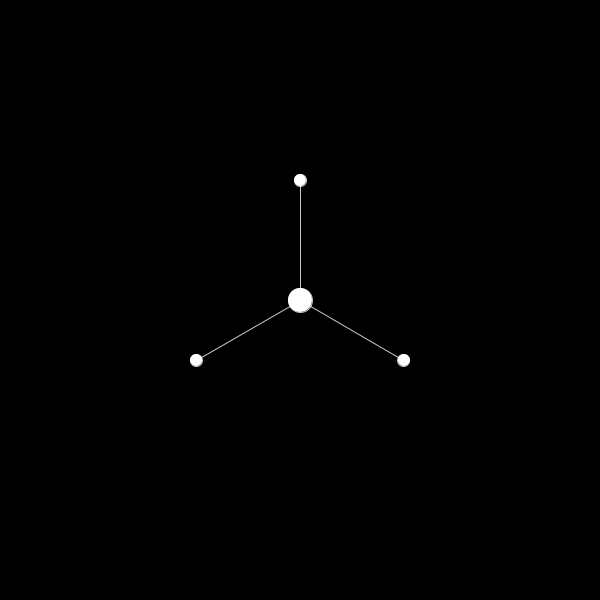
Frame 1 (no input)
Frame 60 (the mouse pressed at the canvas centre just before this capture): identical to frame 1, image omitted
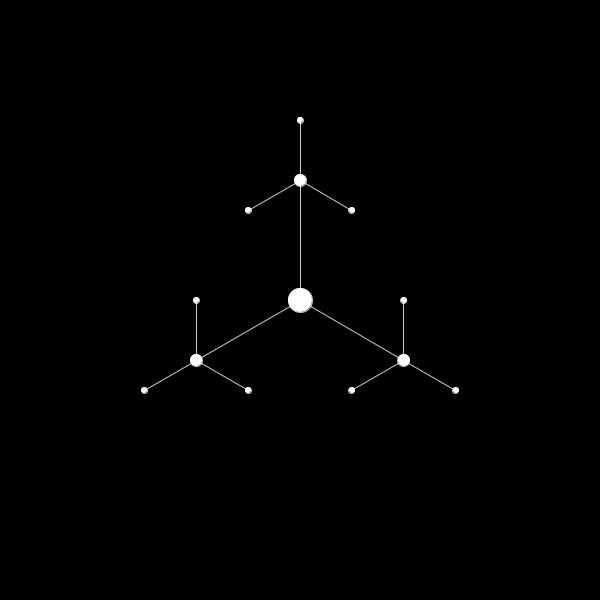
Frame 120 (the mouse held since frame 60 and released just before this capture)

The Processing sketch that drew these frames (run headless with seeded random() and noise(); from frame 60 on, the mouse is pressed at the canvas centre):

// Processing sketch: sierpinski_skeleton
// ── sierpinski_skeleton.pde
int lato1;

void setup() {
  size(600, 600);
  lato1 = 2 * width / 5;
  strokeWeight(1);
  stroke(255, 255, 255, 200);
}

boolean to_draw = true;
int actualmax = 6;
int maxlevel = 0;
float x1 = 0;
float y1 = 0;
int col = 255 / (actualmax + 1);

void skeleton(float x, float y, float side, int lvnow) {
  if (lvnow <= maxlevel) {
    x1 = x;
    y1 = y - side;
    line(x, y, x1, y1);
    ellipse(x1, y1, side / 10, side / 10);
    skeleton(x1, y1, side / 2, lvnow + 1);
    x1 = x + cos(-PI / 6) * side;
    y1 = y - sin(-PI / 6) * side;
    line(x, y, x1, y1);
    ellipse(x1, y1, side / 10, side / 10);
    skeleton(x1, y1, side / 2, lvnow + 1);
    x1 = x + cos(PI + PI / 6) * side;
    y1 = y - sin(PI + PI / 6) * side;
    ellipse(x1, y1, side / 10, side / 10);
    line(x, y, x1, y1);
    skeleton(x1, y1, side / 2, lvnow + 1);
  }
}

void draw() {
  if (to_draw) {
    background(0);
    ellipse(width / 2, height / 2, lato1 / 10, lato1 / 10);
    skeleton(width / 2, height / 2, lato1 / 2, 0);
    to_draw = false;
  }
}


void mousePressed() {
  maxlevel = maxlevel < actualmax ? maxlevel + 1 : 0; 
  to_draw = true;
}
